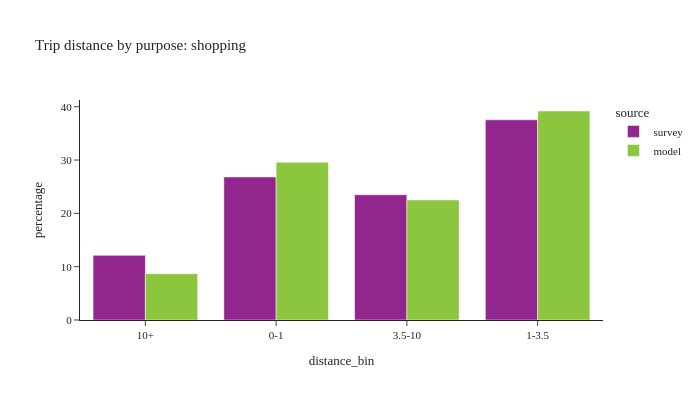

Notebook code cell kept with this figure:
### Code cell
plot_bins(trip, pl.col('dpurp') == 5, 'shopping')

### Figure 1 — Plotly figure (JSON) as saved in the notebook; plotly's stock layout.template omitted (floating-point values rounded to 4 significant figures)
{"data": [{"alignmentgroup": "True", "customdata": [[231], [732], [536], [833]], "hovertemplate": "source=survey<br>distance_bin=%{x}<br>percentage=%{y}<br>sample count=%{customdata[0]}<extra></extra>", "legendgroup": "survey", "marker": {"color": "#91268F", "pattern": {"shape": ""}}, "name": "survey", "offsetgroup": "survey", "orientation": "v", "showlegend": true, "textposition": "auto", "type": "bar", "x": ["10+", "0-1", "3.5-10", "1-3.5"], "xaxis": "x", "y": [12.12, 26.83, 23.5, 37.55], "yaxis": "y"}, {"alignmentgroup": "True", "customdata": [[469235], [616706], [181016], [816919]], "hovertemplate": "source=model<br>distance_bin=%{x}<br>percentage=%{y}<br>sample count=%{customdata[0]}<extra></extra>", "legendgroup": "model", "marker": {"color": "#8CC63E", "pattern": {"shape": ""}}, "name": "model", "offsetgroup": "model", "orientation": "v", "showlegend": true, "textposition": "auto", "type": "bar", "x": ["3.5-10", "0-1", "10+", "1-3.5"], "xaxis": "x", "y": [22.52, 29.59, 8.687, 39.2], "yaxis": "y"}], "layout": {"barmode": "group", "font": {"size": 11}, "height": 400, "legend": {"title": {"text": "source"}, "tracegroupgap": 0}, "title": {"text": "Trip distance by purpose: shopping"}, "width": 700, "xaxis": {"anchor": "y", "domain": [0.0, 1.0], "title": {"text": "distance_bin"}}, "yaxis": {"anchor": "x", "domain": [0.0, 1.0], "title": {"text": "percentage"}}}}
